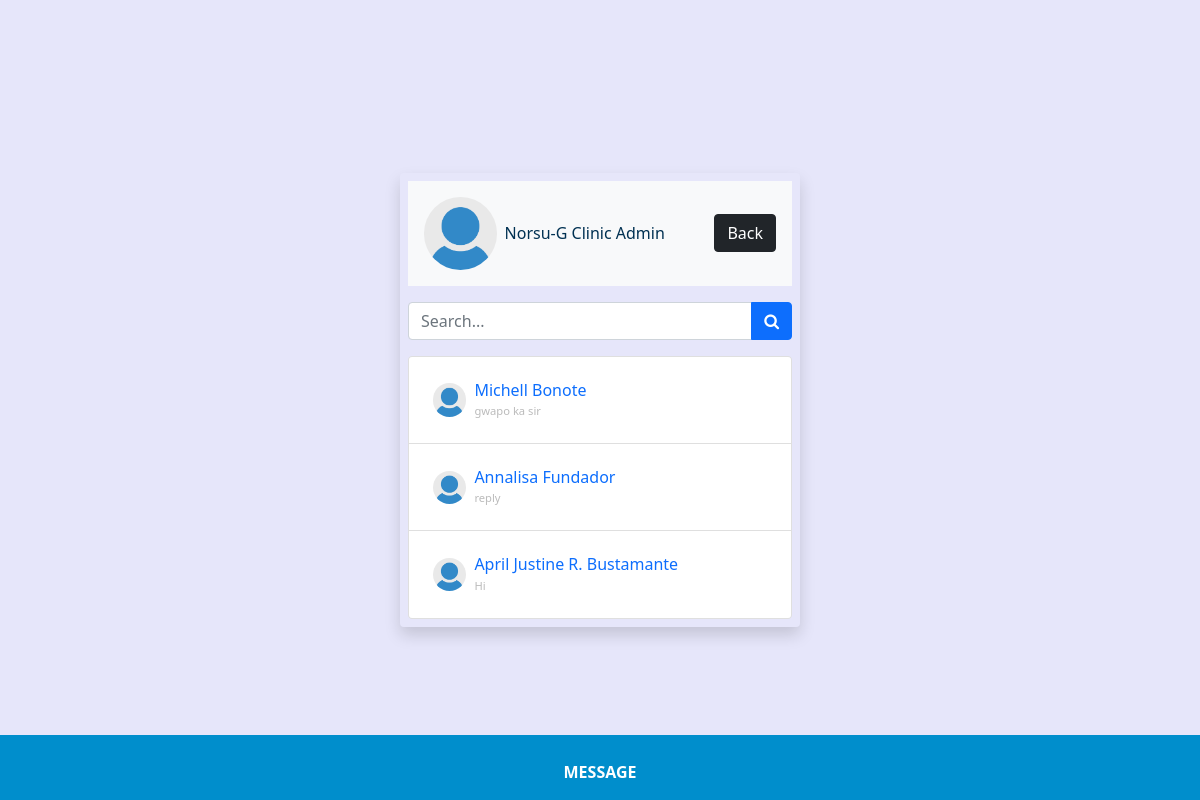
The page /adminmessage.php (signed in) on the database its author committed.
### tables this page shows
CREATE TABLE `users` (
  `user_id` int NOT NULL,
  `adminname` varchar(250) NOT NULL,
  `adminpassword` varchar(250) NOT NULL,
  `name` varchar(255) NOT NULL,
  `idnumber` varchar(255) NOT NULL,
  `last_seen` datetime NOT NULL DEFAULT CURRENT_TIMESTAMP
);

CREATE TABLE `chats` (
  `chat_id` int NOT NULL,
  `from_id` int NOT NULL,
  `to_id` int NOT NULL,
  `message` text NOT NULL,
  `opened` tinyint(1) NOT NULL DEFAULT '0',
  `created_at` datetime NOT NULL DEFAULT CURRENT_TIMESTAMP
);

### app/helpers/user1.php (called while the page is built)
<?php
function getUser($idnumber, $conn){
   $sql = "SELECT * FROM users
           WHERE idnumber=?";
   $stmt = $conn->prepare($sql);
   $stmt->execute([$idnumber]);
   if ($stmt->rowCount() === 1) {
   	 $user = $stmt->fetch();
   	 return $user;
   }else {
   	$user = [];
   	return $user;
   }
}
?>

### app/helpers/conversations1.php (called while the page is built)
<?php
function getConversation($user_id, $conn){
    $sql = "SELECT * FROM conversations
            WHERE user_1=? OR user_2=?
            ORDER BY conversation_id DESC";
    $stmt = $conn->prepare($sql);
    $stmt->execute([$user_id, $user_id]);
    if($stmt->rowCount() > 0){
        $conversations = $stmt->fetchAll();
        $user_data = [];
        foreach($conversations as $conversation){
            if ($conversation['user_1'] == $user_id) {
            	$sql2  = "SELECT *
            	          FROM users WHERE user_id=?";
            	$stmt2 = $conn->prepare($sql2);
            	$stmt2->execute([$conversation['user_2']]);
            }else {
            	$sql2  = "SELECT *
            	          FROM users WHERE user_id=?";
            	$stmt2 = $conn->prepare($sql2);
            	$stmt2->execute([$conversation['user_1']]);
            }
            $allConversations = $stmt2->fetchAll();
            array_push($user_data, $allConversations[0]);
        }
        return $user_data;
    }else {
    	$conversations = [];
    	return $conversations;
    }
}

### app/helpers/last_chat1.php (called while the page is built)
<?php
function lastChat($id_1, $id_2, $conn){
   $sql = "SELECT * FROM chats
           WHERE (from_id=? AND to_id=?)
           OR    (to_id=? AND from_id=?)
           ORDER BY chat_id DESC LIMIT 1";
    $stmt = $conn->prepare($sql);
    $stmt->execute([$id_1, $id_2, $id_1, $id_2]);
    if ($stmt->rowCount() > 0) {
    	$chat = $stmt->fetch();
    	return $chat['message'];
    }else {
    	$chat = '';
    	return $chat;
    }
}

### adminmessage.php (the view, shortened to what this page needs)
<?php
  if (isset($_SESSION['adminpassword'])) {
  	include 'db.conn.php';
  	include 'app/helpers/user1.php';
  	include 'app/helpers/conversations1.php';
    include 'app/helpers/last_chat1.php';
	$sName = "localhost";
	$uName = "root";
	$pass = "";
	$db_name = "4402028_cliniconnect";
	$db = mysqli_connect("$sName", "$uName", "$pass", "$db_name");
	   $check = $_SESSION['adminpassword'];
	   $ses_sql=mysqli_query($db,"select idnumber from users where adminpassword='$check'");
	$row=mysqli_fetch_array($ses_sql);
	$idnumber1 = $row['idnumber'];
  	$user = getUser($idnumber1, $conn);
  	$conversations = getConversation($user['user_id'], $conn);
?>
<!DOCTYPE html>
<html lang="en">
<head>
	<link href="https://cdn.jsdelivr.net/npm/bootstrap@5.0.1/dist/css/bootstrap.min.css" rel="stylesheet">
	<link rel="stylesheet" href="css/styles.css">
	<link rel="stylesheet" href="https://cdnjs.cloudflare.com/ajax/libs/font-awesome/4.7.0/css/font-awesome.min.css">
</head>
<body class="d-flex
             justify-content-center
             align-items-center
             vh-100">
    <div class="p-2 w-400
                rounded shadow">
    	<div>
    		<div class="d-flex
    		            mb-3 p-3 bg-light
			            justify-content-between
			            align-items-center">
    			<div class="d-flex
    			            align-items-center">
    			    <img src="img/icon.png"
    			         class="w-25 rounded-circle">
                    <h3 class="fs-xs m-2"><?=$user['adminname']?></h3>
    			</div>
    			<a href="admindashboard.php"
    			   class="btn btn-dark">Back</a>
    		</div>
    		<div class="input-group mb-3">
    			<input type="text"
    			       placeholder="Search..."
    			       id="searchText"
    			       class="form-control">
    			<button class="btn btn-primary"
    			        id="serachBtn">
    			        <i class="fa fa-search"></i>
    			</button>
    		</div>
    		<ul id="chatList"
    		    class="list-group mvh-50 overflow-auto">
    			<?php if (!empty($conversations)) { ?>
    			    <?php
    			    foreach ($conversations as $conversation){ ?>
	    			<li class="list-group-item">
	    				<a href="chat1.php?user=<?=$conversation['idnumber']?>"
	    				   class="d-flex
	    				          justify-content-between
	    				          align-items-center p-2">
	    					<div class="d-flex
	    					            align-items-center">
	    					    <img src="img/icon.png"
	    					         class="w-10 rounded-circle">
	    					    <h3 class="fs-xs m-2">
	    					    	<?=$conversation['name']?><br>
                      <small>
                        <?php
                          echo lastChat($_SESSION['user_id'], $conversation['user_id'], $conn);
                        ?>
                      </small>
	    					    </h3>
	    					</div>
	    				</a>
	    			</li>
    			    <?php } ?>
    			<?php } ?>
    		</ul>
    	</div>
    </div>
	<footer class="footer">
            <p>MESSAGE</p>
        </footer>
</body>
</html>
<?php
  }else{
  	header("Location: adminlogin.php");
   	exit;
  }
 ?>

### adminmessage.php (style rules this page uses)
.vh-100 { min-height: 100vh; }
.w-400 { width: 400px; }
.fs-xs { font-size: 1rem; }
.w-10 { width: 10%; }
a { text-decoration: none; }
small { color: #bbb; font-size: 0.7rem; text-align: right; }
.footer { position: fixed; left: 0; bottom: 0; width: 100%; background: #008ECC; }
.footer p { padding-top: 25px; text-align: center; color: #fff; font-weight: bold; }

### rows shown on the page
users: adminname "Norsu-G Clinic Admin"
users: name "Michell Bonote", user_id.message "gwapo ka sir"
users: name "Annalisa Fundador", user_id.message "reply"
users: name "April Justine R. Bustamante", user_id.message "Hi"
